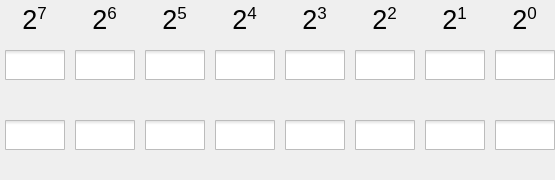
   <widget class="QWidget" name="switches_container" native="true">
    <property name="geometry">
     <rect>
      <x>39</x>
      <y>6</y>
      <width>555</width>
      <height>180</height>
     </rect>
    </property>
    <property name="styleSheet">
     <string notr="true">QCheckBox::indicator {width: 60px; height: 30px;}
QCheckBox::indicator:unchecked {image: url(&quot;res/toggle_off.png&quot;);}
QCheckBox::indicator:unchecked:hover {image: url(&quot;res/toggle_off_hover.png&quot;);}
QCheckBox::indicator:unchecked:pressed {image: url(&quot;res/toggle_off_pressed.png&quot;);}
QCheckBox::indicator:checked {image: url(&quot;res/toggle_on.png&quot;);}
QCheckBox::indicator:checked:hover {image: url(&quot;res/toggle_on_hover.png&quot;);}
QCheckBox::indicator:checked:pressed {image: url(&quot;res/toggle_on_pressed.png&quot;);}
* {font: 20pt &quot;Rubik&quot;;}</string>
    </property>
    <widget class="QLabel" name="switch_desc_A_1">
     <property name="geometry">
      <rect>
       <x>492</x>
       <y>0</y>
       <width>65</width>
       <height>40</height>
      </rect>
     </property>
     <property name="font">
      <font>
       <pointsize>20</pointsize>
       <italic>false</italic>
       <bold>false</bold>
      </font>
     </property>
     <property name="styleSheet">
      <string notr="true"/>
     </property>
     <property name="text">
      <string>&lt;html&gt;&lt;head/&gt;&lt;body&gt;&lt;p&gt;2&lt;span style=&quot; vertical-align:super;&quot;&gt;0&lt;/span&gt;&lt;/p&gt;&lt;/body&gt;&lt;/html&gt;</string>
     </property>
     <property name="alignment">
      <set>Qt::AlignCenter</set>
     </property>
    </widget>
    <widget class="QLabel" name="switch_desc_A_2">
     <property name="geometry">
      <rect>
       <x>422</x>
       <y>0</y>
       <width>65</width>
       <height>40</height>
      </rect>
     </property>
     <property name="font">
      <font>
       <pointsize>20</pointsize>
       <italic>false</italic>
       <bold>false</bold>
      </font>
     </property>
     <property name="styleSheet">
      <string notr="true"/>
     </property>
     <property name="text">
      <string>&lt;html&gt;&lt;head/&gt;&lt;body&gt;&lt;p&gt;2&lt;span style=&quot; vertical-align:super;&quot;&gt;1&lt;/span&gt;&lt;/p&gt;&lt;/body&gt;&lt;/html&gt;</string>
     </property>
     <property name="alignment">
      <set>Qt::AlignCenter</set>
     </property>
    </widget>
    <widget class="QLabel" name="switch_desc_A_3">
     <property name="geometry">
      <rect>
       <x>352</x>
       <y>0</y>
       <width>65</width>
       <height>40</height>
      </rect>
     </property>
     <property name="font">
      <font>
       <pointsize>20</pointsize>
       <italic>false</italic>
       <bold>false</bold>
      </font>
     </property>
     <property name="styleSheet">
      <string notr="true"/>
     </property>
     <property name="text">
      <string>&lt;html&gt;&lt;head/&gt;&lt;body&gt;&lt;p&gt;2&lt;span style=&quot; vertical-align:super;&quot;&gt;2&lt;/span&gt;&lt;/p&gt;&lt;/body&gt;&lt;/html&gt;</string>
     </property>
     <property name="alignment">
      <set>Qt::AlignCenter</set>
     </property>
    </widget>
    <widget class="QLabel" name="switch_desc_A_4">
     <property name="geometry">
      <rect>
       <x>282</x>
       <y>0</y>
       <width>65</width>
       <height>40</height>
      </rect>
     </property>
     <property name="font">
      <font>
       <pointsize>20</pointsize>
       <italic>false</italic>
       <bold>false</bold>
      </font>
     </property>
     <property name="styleSheet">
      <string notr="true"/>
     </property>
     <property name="text">
      <string>&lt;html&gt;&lt;head/&gt;&lt;body&gt;&lt;p&gt;2&lt;span style=&quot; vertical-align:super;&quot;&gt;3&lt;/span&gt;&lt;/p&gt;&lt;/body&gt;&lt;/html&gt;</string>
     </property>
     <property name="alignment">
      <set>Qt::AlignCenter</set>
     </property>
    </widget>
    <widget class="QLabel" name="switch_desc_A_5">
     <property name="geometry">
      <rect>
       <x>212</x>
       <y>0</y>
       <width>65</width>
       <height>40</height>
      </rect>
     </property>
     <property name="font">
      <font>
       <pointsize>20</pointsize>
       <italic>false</italic>
       <bold>false</bold>
      </font>
     </property>
     <property name="styleSheet">
      <string notr="true"/>
     </property>
     <property name="text">
      <string>&lt;html&gt;&lt;head/&gt;&lt;body&gt;&lt;p&gt;2&lt;span style=&quot; vertical-align:super;&quot;&gt;4&lt;/span&gt;&lt;/p&gt;&lt;/body&gt;&lt;/html&gt;</string>
     </property>
     <property name="alignment">
      <set>Qt::AlignCenter</set>
     </property>
    </widget>
    <widget class="QLabel" name="switch_desc_A_6">
     <property name="geometry">
      <rect>
       <x>142</x>
       <y>0</y>
       <width>65</width>
       <height>40</height>
      </rect>
     </property>
     <property name="font">
      <font>
       <pointsize>20</pointsize>
       <italic>false</italic>
       <bold>false</bold>
      </font>
     </property>
     <property name="styleSheet">
      <string notr="true"/>
     </property>
     <property name="text">
      <string>&lt;html&gt;&lt;head/&gt;&lt;body&gt;&lt;p&gt;2&lt;span style=&quot; vertical-align:super;&quot;&gt;5&lt;/span&gt;&lt;/p&gt;&lt;/body&gt;&lt;/html&gt;</string>
     </property>
     <property name="alignment">
      <set>Qt::AlignCenter</set>
     </property>
    </widget>
    <widget class="QLabel" name="switch_desc_A_7">
     <property name="geometry">
      <rect>
       <x>72</x>
       <y>0</y>
       <width>65</width>
       <height>40</height>
      </rect>
     </property>
     <property name="font">
      <font>
       <pointsize>20</pointsize>
       <italic>false</italic>
       <bold>false</bold>
      </font>
     </property>
     <property name="styleSheet">
      <string notr="true"/>
     </property>
     <property name="text">
      <string>&lt;html&gt;&lt;head/&gt;&lt;body&gt;&lt;p&gt;2&lt;span style=&quot; vertical-align:super;&quot;&gt;6&lt;/span&gt;&lt;/p&gt;&lt;/body&gt;&lt;/html&gt;</string>
     </property>
     <property name="alignment">
      <set>Qt::AlignCenter</set>
     </property>
    </widget>
    <widget class="QLabel" name="switch_desc_A_8">
     <property name="geometry">
      <rect>
       <x>2</x>
       <y>0</y>
       <width>65</width>
       <height>40</height>
      </rect>
     </property>
     <property name="font">
      <font>
       <pointsize>20</pointsize>
       <italic>false</italic>
       <bold>false</bold>
      </font>
     </property>
     <property name="styleSheet">
      <string notr="true"/>
     </property>
     <property name="text">
      <string>&lt;html&gt;&lt;head/&gt;&lt;body&gt;&lt;p&gt;2&lt;span style=&quot; vertical-align:super;&quot;&gt;7&lt;/span&gt;&lt;/p&gt;&lt;/body&gt;&lt;/html&gt;</string>
     </property>
     <property name="alignment">
      <set>Qt::AlignCenter</set>
     </property>
    </widget>
    <widget class="QCheckBox" name="switch_B_8">
     <property name="geometry">
      <rect>
       <x>5</x>
       <y>120</y>
       <width>60</width>
       <height>30</height>
      </rect>
     </property>
     <property name="text">
      <string/>
     </property>
    </widget>
    <widget class="QCheckBox" name="switch_B_3">
     <property name="geometry">
      <rect>
       <x>355</x>
       <y>120</y>
       <width>60</width>
       <height>30</height>
      </rect>
     </property>
     <property name="text">
      <string/>
     </property>
    </widget>
    <widget class="QCheckBox" name="switch_A_7">
     <property name="geometry">
      <rect>
       <x>75</x>
       <y>50</y>
       <width>60</width>
       <height>30</height>
      </rect>
     </property>
     <property name="text">
      <string/>
     </property>
    </widget>
    <widget class="QCheckBox" name="switch_A_8">
     <property name="geometry">
      <rect>
       <x>5</x>
       <y>50</y>
       <width>60</width>
       <height>30</height>
      </rect>
     </property>
     <property name="text">
      <string/>
     </property>
     <property name="checked">
      <bool>false</bool>
     </property>
    </widget>
    <widget class="QCheckBox" name="switch_B_5">
     <property name="geometry">
      <rect>
       <x>215</x>
       <y>120</y>
       <width>60</width>
       <height>30</height>
      </rect>
     </property>
     <property name="text">
      <string/>
     </property>
    </widget>
    <widget class="QCheckBox" name="switch_A_5">
     <property name="geometry">
      <rect>
       <x>215</x>
       <y>50</y>
       <width>60</width>
       <height>30</height>
      </rect>
     </property>
     <property name="text">
      <string/>
     </property>
    </widget>
    <widget class="QCheckBox" name="switch_A_2">
     <property name="geometry">
      <rect>
       <x>425</x>
       <y>50</y>
       <width>60</width>
       <height>30</height>
      </rect>
     </property>
     <property name="text">
      <string/>
     </property>
    </widget>
    <widget class="QCheckBox" name="switch_B_7">
     <property name="geometry">
      <rect>
       <x>75</x>
       <y>120</y>
       <width>60</width>
       <height>30</height>
      </rect>
     </property>
     <property name="text">
      <string/>
     </property>
    </widget>
    <widget class="QCheckBox" name="switch_A_3">
     <property name="geometry">
      <rect>
       <x>355</x>
       <y>50</y>
       <width>60</width>
       <height>30</height>
      </rect>
     </property>
     <property name="text">
      <string/>
     </property>
    </widget>
    <widget class="QCheckBox" name="switch_B_1">
     <property name="geometry">
      <rect>
       <x>495</x>
       <y>120</y>
       <width>60</width>
       <height>30</height>
      </rect>
     </property>
     <property name="text">
      <string/>
     </property>
    </widget>
    <widget class="QCheckBox" name="switch_A_1">
     <property name="geometry">
      <rect>
       <x>495</x>
       <y>50</y>
       <width>60</width>
       <height>30</height>
      </rect>
     </property>
     <property name="text">
      <string/>
     </property>
    </widget>
    <widget class="QCheckBox" name="switch_B_2">
     <property name="geometry">
      <rect>
       <x>425</x>
       <y>120</y>
       <width>60</width>
       <height>30</height>
      </rect>
     </property>
     <property name="text">
      <string/>
     </property>
    </widget>
    <widget class="QCheckBox" name="switch_B_6">
     <property name="geometry">
      <rect>
       <x>145</x>
       <y>120</y>
       <width>60</width>
       <height>30</height>
      </rect>
     </property>
     <property name="text">
      <string/>
     </property>
    </widget>
    <widget class="QCheckBox" name="switch_A_4">
     <property name="geometry">
      <rect>
       <x>285</x>
       <y>50</y>
       <width>60</width>
       <height>30</height>
      </rect>
     </property>
     <property name="text">
      <string/>
     </property>
    </widget>
    <widget class="QCheckBox" name="switch_A_6">
     <property name="geometry">
      <rect>
       <x>145</x>
       <y>50</y>
       <width>60</width>
       <height>30</height>
      </rect>
     </property>
     <property name="text">
      <string/>
     </property>
    </widget>
    <widget class="QCheckBox" name="switch_B_4">
     <property name="geometry">
      <rect>
       <x>285</x>
       <y>120</y>
       <width>60</width>
       <height>30</height>
      </rect>
     </property>
     <property name="text">
      <string/>
     </property>
    </widget>
   </widget>
